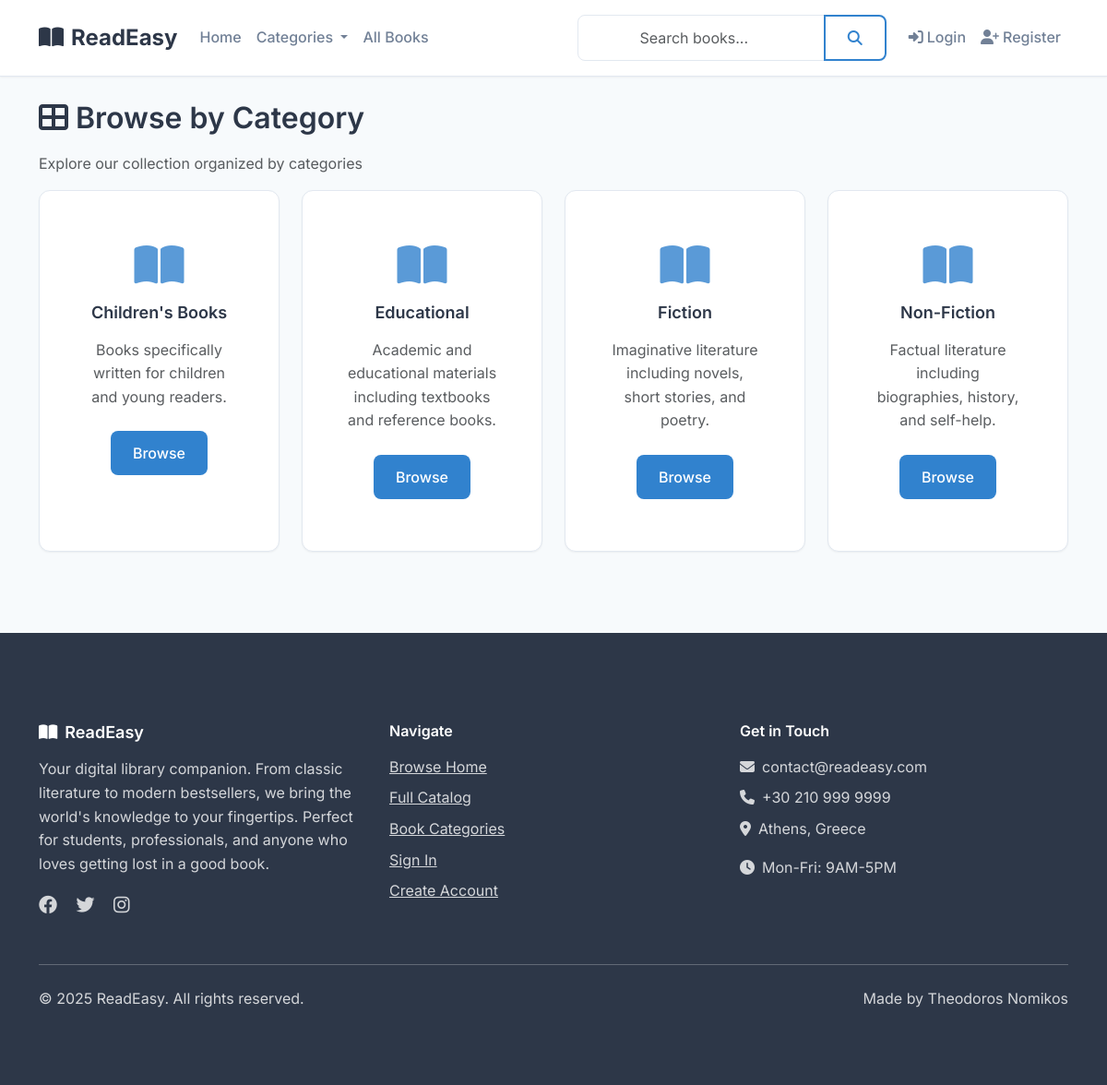
Screenshot of /books/categories/ with the database file from the repository.
### books/models.py (models this page shows, shortened)
class Category(models.Model):
    name = models.CharField(max_length=100)
    slug = models.SlugField(unique=True)
    description = models.TextField(blank=True)
    parent = models.ForeignKey('self', on_delete=models.CASCADE, null=True, blank=True, related_name='children')
    created_at = models.DateTimeField(auto_now_add=True)
    updated_at = models.DateTimeField(auto_now=True)
    class Meta:
        verbose_name_plural = 'Categories'
        ordering = ['name']

### books/views.py (the view)
# urls.py: path('categories/', views.category_list, name='category_list'),
def category_list(request):
    all_categories = Category.objects.all()
    context = {
        'categories': all_categories,
    }
    return render(request, 'books/category_list.html', context)

### cart/context_processors.py (called while the page is built)
def cart_item_count(request):
    if request.user.is_authenticated:
        try:
            cart = Cart.objects.get(user=request.user)
            return {'cart_item_count': cart.item_count}
        except Cart.DoesNotExist:
            return {'cart_item_count': 0}
    return {'cart_item_count': 0}

### templates/books/category_list.html (shortened to what this page needs)
{% extends 'base/base.html' %}
{% load static %}
{% block content %}
<div class="container my-4">
    <div class="row">
        <div class="col-12">
            <h2><i class="fas fa-th-large me-2"></i>Browse by Category</h2>
            <p class="text-muted">Explore our collection organized by categories</p>
        </div>
    </div>
    <div class="row">
        {% for category in categories %}
        <div class="col-lg-3 col-md-6 mb-4">
            <div class="card category-card h-100">
                <div class="card-body text-center">
                    <i class="fas fa-book-open mb-3"></i>
                    <h5 class="card-title">{{ category.name }}</h5>
                    <p class="card-text text-muted">{{ category.description|truncatewords:15 }}</p>
                    <a href="{% url 'books:category_detail' category.slug %}" class="btn btn-primary">
                        Browse
                    </a>
                </div>
            </div>
        </div>
        {% endfor %}
    </div>
</div>
{% endblock %}

### static/css/style.css (style rules this page uses)
:root { --primary-color: #2d3748; --secondary-color: #4a5568; --accent-color: #3182ce; --success-color: #38a169; --warning-color: #d69e2e; --danger-color: #e53e3e; --light-gray: #f7fafc; --border-color: #e2e8f0; --text-primary: #2d3748; --text-secondary: #718096; --text-muted: #a0aec0; --white: #ffffff; --shadow-sm: 0 1px 2px 0 rgba(0, 0, 0, 0.05); --shadow-md: 0 4px 6px -1px rgba(0, 0, 0, 0.1), 0 2px 4px -1px rgba(0, 0, 0, 0.06); --shadow-lg: 0 10px 15px -3px rgba(0, 0, 0, 0.1), 0 4px 6px -2px rgba(0, 0, 0, 0.05); --radius: 12px; --radius-sm: 8px; }
* { box-sizing: border-box; }
body { font-family: 'Inter', -apple-system, BlinkMacSystemFont, 'Segoe UI', Roboto, sans-serif; background-color: var(--light-gray); color: var(--text-primary); line-height: 1.6; font-size: 16px; -webkit-font-smoothing: antialiased; -moz-osx-font-smoothing: grayscale; }
h1, h2, h3, h4, h5, h6 { font-weight: 600; line-height: 1.3; margin-bottom: 1rem; }
h2 { font-size: 2rem; }
h5 { font-size: 1.125rem; }
p { margin-bottom: 1rem; color: var(--text-secondary); }
.btn { font-weight: 500; padding: 0.75rem 1.5rem; border-radius: var(--radius-sm); border: none; transition: all 0.2s ease; text-decoration: none; display: inline-flex; align-items: center; gap: 0.5rem; }
.btn-primary { background-color: var(--accent-color); color: var(--white); }
.card { background: var(--white); border: none; border-radius: var(--radius); box-shadow: var(--shadow-sm); transition: all 0.3s ease; overflow: hidden; }
.category-card { background: var(--white); border-radius: var(--radius); padding: 2.5rem 2rem; text-align: center; transition: all 0.3s ease; border: 1px solid var(--border-color); height: 100%; }
.category-card i { font-size: 3rem; color: var(--accent-color); margin-bottom: 1.5rem; opacity: 0.8; }
.category-card h5 { font-weight: 600; color: var(--text-primary); margin-bottom: 1rem; }
.category-card p { color: var(--text-secondary); margin-bottom: 1.5rem; }

### rows the page displays
Category: name "Children's Books", description "Books specifically written for children and young readers."
Category: name "Educational", description "Academic and educational materials including textbooks and reference books."
Category: name "Fiction", description "Imaginative literature including novels, short stories, and poetry."
Category: name "Non-Fiction", description "Factual literature including biographies, history, and self-help."
